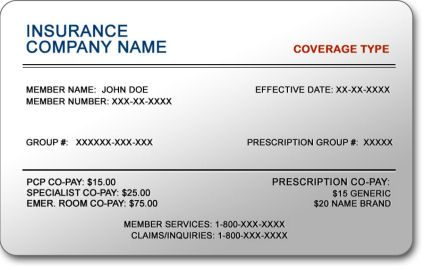
#> input picture ocr-py/data/2.jpg, 425 x 266 px
$ python -i helper_functions.py   (imports and definitions only)
#> lines starting #> are read from the running program, lines starting #| are printed output that depends on the picture; after the words box and inside, x2 and y2 are one past the last pixel; in counts of white or black regions, pixels touching at a corner belong together
from matplotlib import pyplot as plt
import cv2
from numpy import uint8


# [20 lines left out: function display, not called in this run]

def grayscale(image):
    return cv2.cvtColor(image, cv2.COLOR_RGB2GRAY)

# [29 lines left out: functions noise_removal, thin_font, thick_font, not called in this run]

def getSkewAngle(cvImage) -> float:
    # Prep image, copy, convert to gray scale, blur, and threshold
    newImage = cvImage.copy()
    gray = cv2.cvtColor(newImage, cv2.COLOR_BGR2GRAY)
    blur = cv2.GaussianBlur(gray, (9, 9), 0)
    thresh = cv2.threshold(blur, 0, 255, cv2.THRESH_BINARY_INV + cv2.THRESH_OTSU)[1]

    # Apply dilate to merge text into meaningful lines/paragraphs.
    # Use larger kernel on X axis to merge characters into single line, cancelling out any spaces.
    # But use smaller kernel on Y axis to separate between different blocks of text
    kernel = cv2.getStructuringElement(cv2.MORPH_RECT, (30, 5))
    dilate = cv2.dilate(thresh, kernel, iterations=2)

    # Find all contours
    contours, hierarchy = cv2.findContours(dilate, cv2.RETR_LIST, cv2.CHAIN_APPROX_SIMPLE)
    contours = sorted(contours, key = cv2.contourArea, reverse = True)
    for c in contours:
        rect = cv2.boundingRect(c)
        x,y,w,h = rect
        cv2.rectangle(newImage,(x,y),(x+w,y+h),(0,255,0),2)

    # Find largest contour and surround in min area box
    largestContour = contours[0]
    print (len(contours))
    minAreaRect = cv2.minAreaRect(largestContour)
    cv2.imwrite("temp/boxes.jpg", newImage)
    # Determine the angle. Convert it to the value that was originally used to obtain skewed image
    angle = minAreaRect[-1]
    if angle < -45:
        angle = 90 + angle
    return -1.0 * angle

# Rotate the image around its center
def rotateImage(cvImage, angle: float):
    newImage = cvImage.copy()
    (h, w) = newImage.shape[:2]
    center = (w // 2, h // 2)
    M = cv2.getRotationMatrix2D(center, angle, 1.0)
    newImage = cv2.warpAffine(newImage, M, (w, h), flags=cv2.INTER_CUBIC, borderMode=cv2.BORDER_REPLICATE)
    return newImage


def deskew(cvImage):
    angle = getSkewAngle(cvImage)
    return rotateImage(cvImage, -1.0 * angle)


# [7 lines left out: function remove_borders, not called in this run]

#make borders, (extends image) with (copyMakeBorder)

>>> import cv2
>>> picture = cv2.cvtColor(cv2.imread('data/2.jpg'), cv2.COLOR_BGR2RGB)
>>> result = deskew(picture)
#> in getSkewAngle, `blur = cv2.GaussianBlur(gray, (9, 9), 0)`:
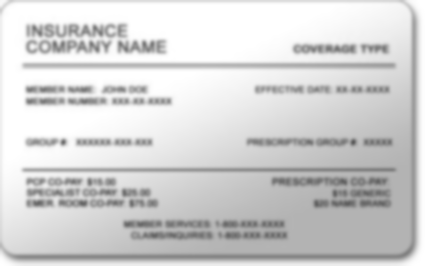
#> blur: shape (266, 425); min 92, max 255, mean 211.2
#> in getSkewAngle, `thresh = cv2.threshold(blur, 0, 255, cv2.THRESH_BINARY_INV + cv2.THRES..`:
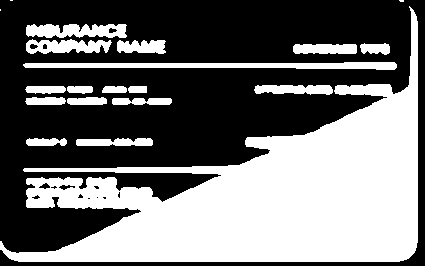
#> thresh: shape (266, 425); 43.9% white; 20 white regions (3 under 20 px), largest, box (x1, y1, x2, y2) and area: (0, 6, 418, 262) 41023, (23, 62, 397, 70) 2034, (26, 24, 127, 38) 1098
#> in getSkewAngle, `dilate = cv2.dilate(thresh, kernel, iterations=2)`:
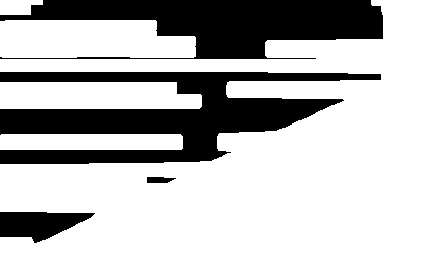
#> dilate: shape (266, 425); 72.2% white; 4 black regions
#> in getSkewAngle, `contours, hierarchy = cv2.findContours(dilate, cv2.RETR_LIST, cv2.CHAI..`: contours = 6 contours; box (x1, y1, x2, y2) and area: (0, 0, 425, 266) 65116, (0, 20, 196, 58) 6528, (0, 82, 202, 109) 4924, (0, 134, 183, 150) 2727, (0, 0, 43, 15) 468, (146, 176, 177, 184) 174
#> the loop in getSkewAngle, `for c in contours:` made 6 passes
#> (x, y, w, h) on passes 1 to 6: (0, 0, 425, 266), (0, 20, 196, 38), (0, 82, 202, 27), (0, 134, 183, 16), (0, 0, 43, 15), (146, 176, 31, 8)
#> after the loop in getSkewAngle, `for c in contours:`:
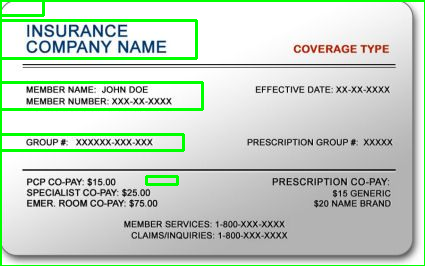
#> newImage: shape (266, 425, 3); mean R, G, B 197.8, 211.8, 198.2
#> in getSkewAngle, `largestContour = contours[0]`: largestContour = contour of 205 points, box (x1, y1, x2, y2) (0, 0, 425, 266), area 65116
#| 6
#> in getSkewAngle, `minAreaRect = cv2.minAreaRect(largestContour)`: minAreaRect = ((212, 132.5), (265, 424), -90)
#> in getSkewAngle, `angle = minAreaRect[-1]`: angle = -90
#> in getSkewAngle, `angle = 90 + angle`: angle = 0
#> in rotateImage, `M = cv2.getRotationMatrix2D(center, angle, 1.0)`: M = [[1, 0, 0], [0, 1, 0]]

$ run again, on ocr-py/data/2_bw.jpg
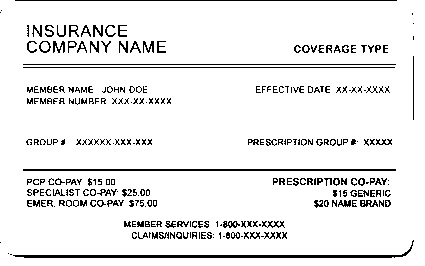
#> input picture ocr-py/data/2_bw.jpg, 425 x 266 px
#> picture is the input picture: shape (266, 425, 3); min 0, max 255, mean 234.7
#> in getSkewAngle, `thresh = cv2.threshold(blur, 0, 255, cv2.THRESH_BINARY_INV + cv2.THRES..`:
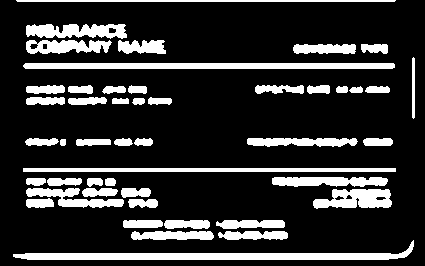
#> thresh: shape (266, 425); 19.1% white; 47 white regions, largest, box (x1, y1, x2, y2) and area: (13, 240, 414, 260) 2751, (23, 63, 395, 69) 2223, (23, 168, 396, 172) 1492
#> dilate: shape (266, 425); 56.9% white; 4 black regions
#> contours = 9 contours; largest, box (x1, y1, x2, y2) and area: (0, 164, 425, 213) 16324, (0, 40, 425, 123) 12655, (0, 20, 196, 58) 6556, (0, 236, 425, 264) 6500, (95, 216, 318, 244) 5852
#> the loop in getSkewAngle, `for c in contours:` made 9 passes
#> (x, y, w, h) on passes 1 to 8: (0, 164, 425, 49), (0, 40, 425, 83), (0, 20, 196, 38), (0, 236, 425, 28), (95, 216, 223, 28), (0, 81, 202, 28), (219, 134, 204, 17), (0, 134, 183, 16)
#> after the loop in getSkewAngle, `for c in contours:`:
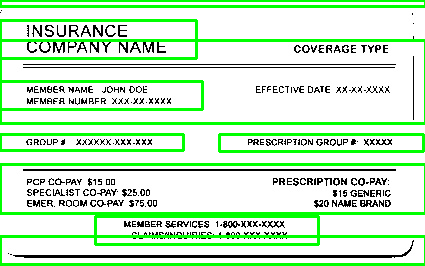
#> newImage: shape (266, 425, 3); 14.87% of pixels changed, all inside (x1, y1, x2, y2) = (0, 0, 425, 266)
#> largestContour = contour of 50 points, box (x1, y1, x2, y2) (0, 164, 425, 213), area 16324
#| 9
#> minAreaRect = ((212, 188), (48, 424), -90)
#> in getSkewAngle, `angle = minAreaRect[-1]`: angle = -90
#> in getSkewAngle, `angle = 90 + angle`: angle = 0
#> M = [[1, 0, 0], [0, 1, 0]]

$ run again, on ocr-py/data/2_bw_dilate.jpg
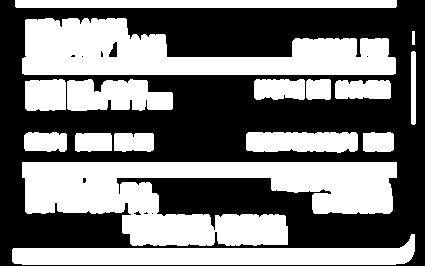
#> input picture ocr-py/data/2_bw_dilate.jpg, 425 x 266 px
#> picture is the input picture: shape (266, 425, 3); min 0, max 255, mean 120.5
#> in getSkewAngle, `thresh = cv2.threshold(blur, 0, 255, cv2.THRESH_BINARY_INV + cv2.THRES..`:
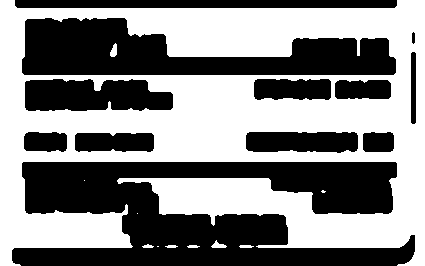
#> thresh: shape (266, 425); 52% white; 12 black regions, largest, box (x1, y1, x2, y2) and area: (12, 162, 415, 266) 26165, (22, 18, 396, 75) 13182, (25, 79, 173, 111) 4018
#> dilate: shape (266, 425); 84.3% white; 9 black regions
#> contours = 8 contours; box (x1, y1, x2, y2) and area: (0, 0, 425, 266) 106417, (51, 165, 370, 210) 5366, (51, 24, 369, 72) 4895, (151, 218, 261, 242) 1369, (54, 85, 146, 106) 592, (275, 136, 331, 147) 540, (283, 84, 304, 95) 195, (104, 139, 127, 146) 130
#> the loop in getSkewAngle, `for c in contours:` made 8 passes
#> (x, y, w, h) on passes 1 to 8: (0, 0, 425, 266), (51, 165, 319, 45), (51, 24, 318, 48), (151, 218, 110, 24), (54, 85, 92, 21), (275, 136, 56, 11), (283, 84, 21, 11), (104, 139, 23, 7)
#> after the loop in getSkewAngle, `for c in contours:`:
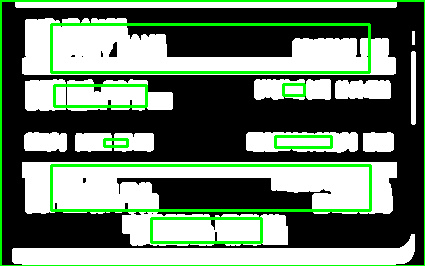
#> newImage: shape (266, 425, 3); 7.67% of pixels changed, all inside (x1, y1, x2, y2) = (0, 0, 425, 266)
#> largestContour = contour of 33 points, box (x1, y1, x2, y2) (0, 0, 425, 266), area 106417
#| 8
#> minAreaRect = ((212, 132.5), (265, 424), -90)
#> in getSkewAngle, `angle = minAreaRect[-1]`: angle = -90
#> in getSkewAngle, `angle = 90 + angle`: angle = 0
#> M = [[1, 0, 0], [0, 1, 0]]
